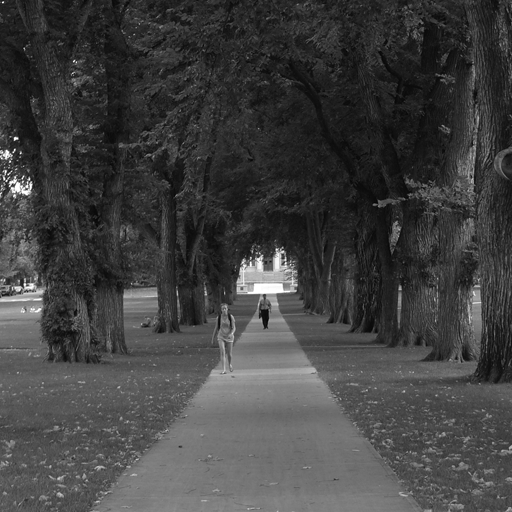
//> input picture examples/lec09/ex06sobel/colostate_quad_bw_512.png, 512 x 512 px
$ ./ex06sobel colostate_quad_bw_512.png   (built with g++ and OpenCV 4)
//> lines starting //> are read from the running program, lines starting //| are printed output that depends on the picture
#include "opencv2/imgproc/imgproc.hpp"
#include "opencv2/highgui/highgui.hpp"
#include <stdlib.h>
#include <stdio.h>

using namespace cv;

/** @function main */
int main( int argc, char** argv )
{

  Mat src, src_gray;
  Mat grad;
  String window_name = "Sobel Demo - Simple Edge Detector";
  int scale = 1;
  int delta = 0;
  int ddepth = CV_16S;

  int c;

  /// Load an image
  src = imread( argv[1] );
//> src is the input picture: 512 rows x 512 cols, CV_8UC3; min 3, max 255, mean 65.1

  if( !src.data )
  { return -1; }

  GaussianBlur( src, src, Size(3,3), 0, 0, BORDER_DEFAULT );

  /// Convert it to gray
  cvtColor( src, src_gray, CV_RGB2GRAY );

  /// Create window
  namedWindow( window_name, CV_WINDOW_AUTOSIZE );

  /// Generate grad_x and grad_y
  Mat grad_x, grad_y;
  Mat abs_grad_x, abs_grad_y;

  /// Gradient X
  Sobel( src_gray, grad_x, ddepth, 1, 0, 3, scale, delta, BORDER_DEFAULT );
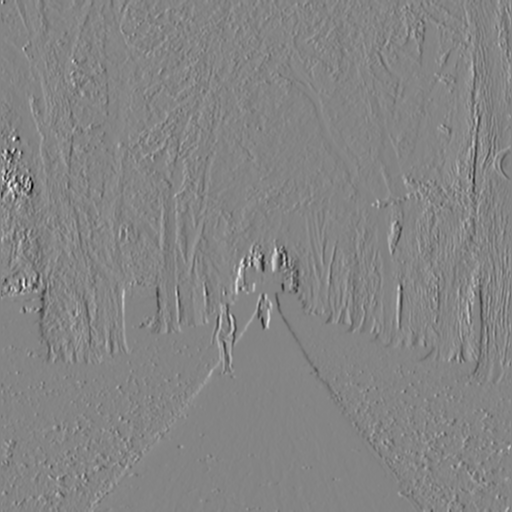
//> grad_x: 512 rows x 512 cols, CV_16SC1; min -600, max 553, mean -0.4; drawn with min black and max white
  convertScaleAbs( grad_x, abs_grad_x );
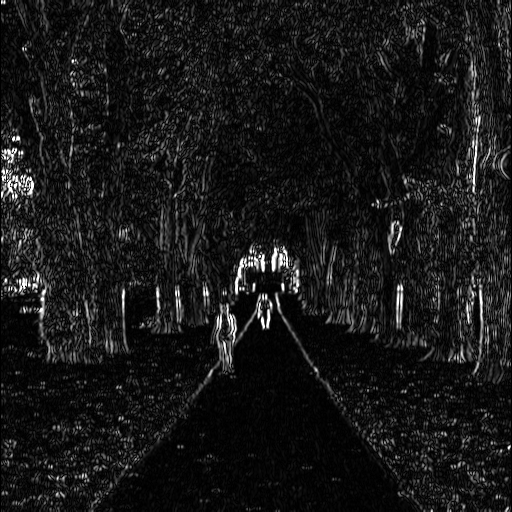
//> abs_grad_x: 512 rows x 512 cols, CV_8UC1; min 0, max 255, mean 23.6

  /// Gradient Y
  Sobel( src_gray, grad_y, ddepth, 0, 1, 3, scale, delta, BORDER_DEFAULT );
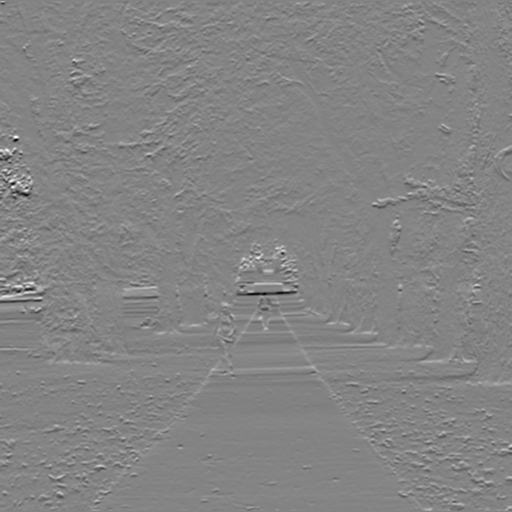
//> grad_y: 512 rows x 512 cols, CV_16SC1; min -548, max 511, mean 1.1; drawn with min black and max white
  convertScaleAbs( grad_y, abs_grad_y );
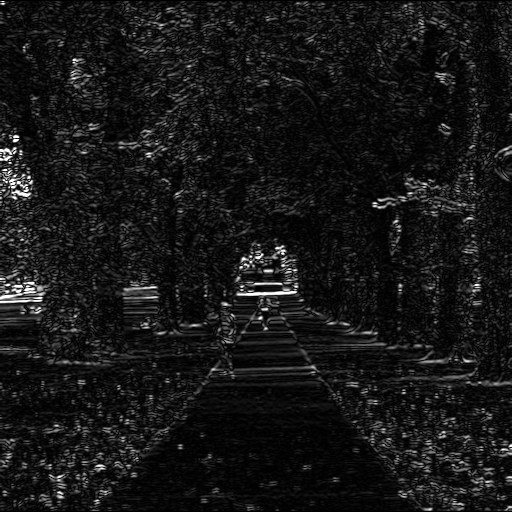
//> abs_grad_y: 512 rows x 512 cols, CV_8UC1; min 0, max 255, mean 22.5

  /// Total Gradient (approximate)
  addWeighted( abs_grad_x, 0.5, abs_grad_y, 0.5, 0, grad );
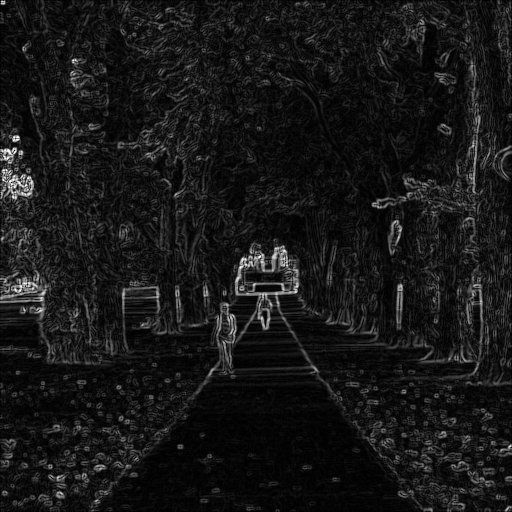
//> grad: 512 rows x 512 cols, CV_8UC1; min 0, max 255, mean 23.1

  imshow( window_name, grad );

  waitKey(0);

  return 0;
  }
